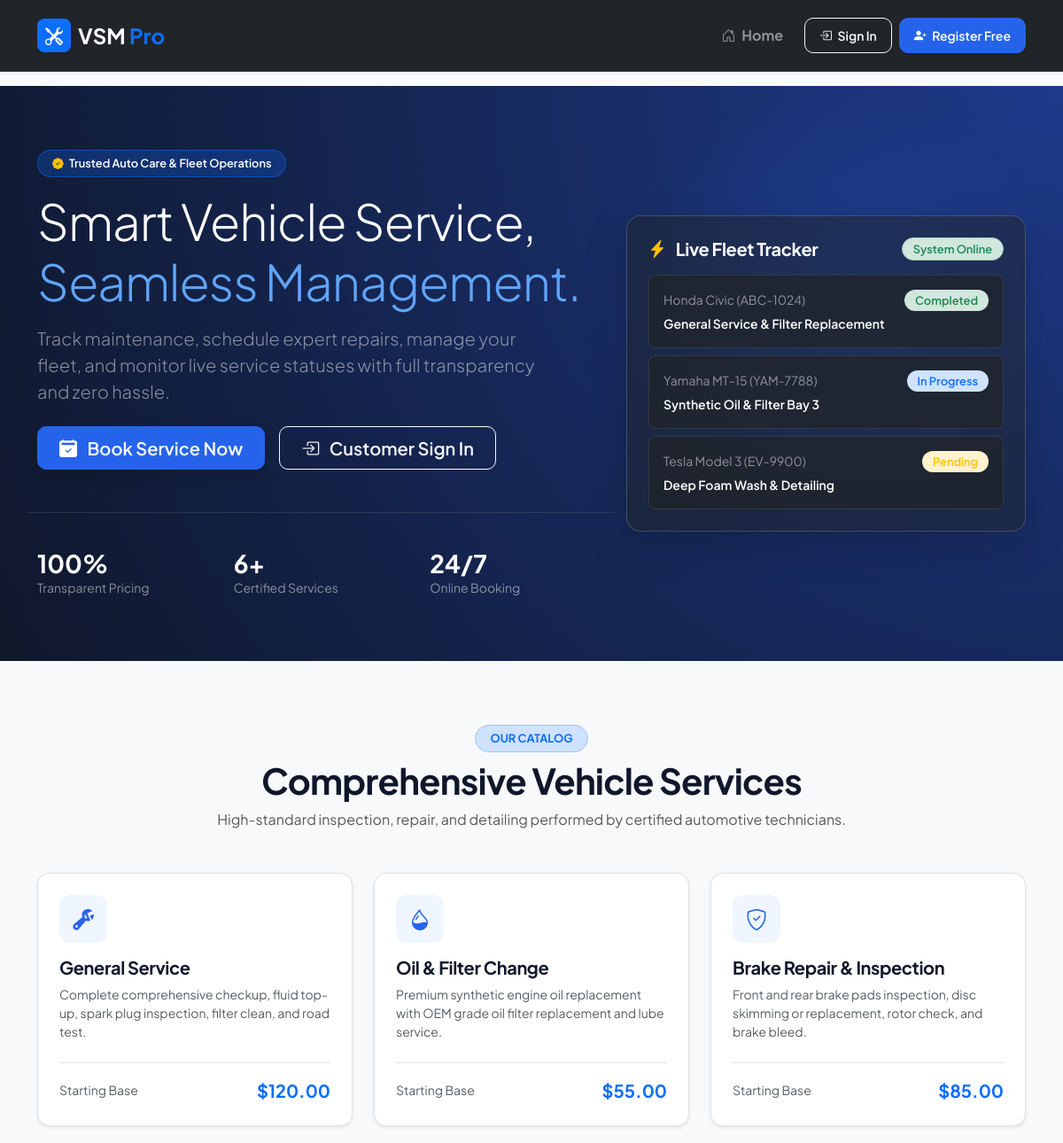
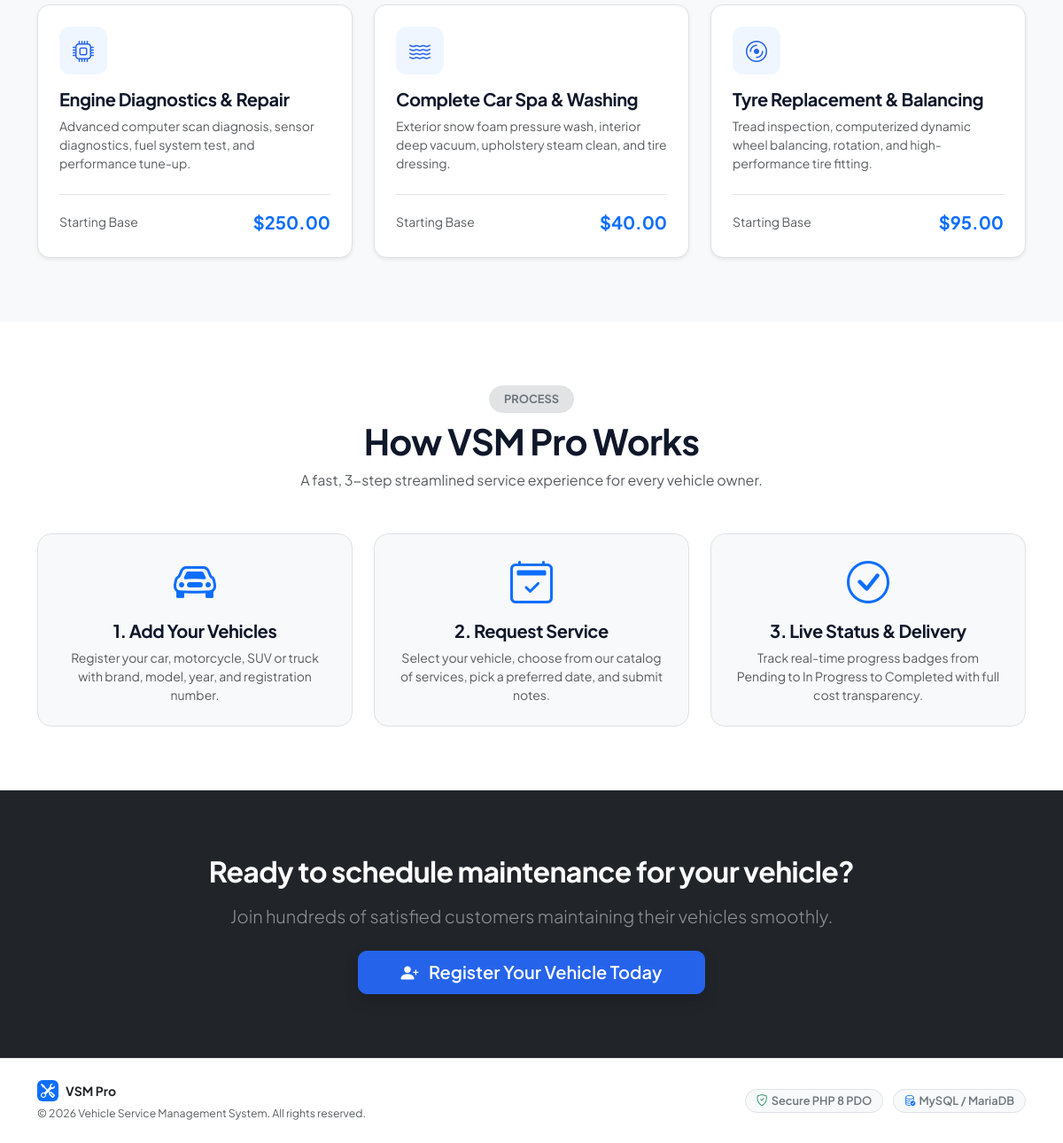
The page / on the database its author committed (2 pictures, top to bottom).
### tables this page shows
CREATE TABLE `services` (
  `id` INT AUTO_INCREMENT PRIMARY KEY,
  `service_name` VARCHAR(100) NOT NULL,
  `description` TEXT NOT NULL,
  `base_price` DECIMAL(10, 2) NOT NULL DEFAULT 0.00,
  `created_at` TIMESTAMP DEFAULT CURRENT_TIMESTAMP
);

### config/db.php (called while the page is built, shortened)
<?php
function url($path = '') {
    $path = ltrim($path, '/');
    return (BASE_URL === '' ? '' : BASE_URL) . '/' . $path;
}
function escape($data) {
    return htmlspecialchars((string)$data, ENT_QUOTES, 'UTF-8');
}
function isLoggedIn() {
    return isset($_SESSION['user_id']) && !empty($_SESSION['user_id']);
}
function formatCurrency($amount) {
    return '$' . number_format((float)$amount, 2);
}

### index.php (the view, shortened to what this page needs)
<?php
require_once __DIR__ . '/config/db.php';
$pdo = getDB();
$services = [];
try {
    $stmt = $pdo->query("SELECT * FROM services ORDER BY id ASC");
    $services = $stmt->fetchAll();
} catch (PDOException $e) {
    $services = [];
}
$activeNav = 'home';
$isDashboard = false;
require_once __DIR__ . '/includes/header.php';
?>
<section class="hero-section py-5">
  <div class="container py-4">
    <div class="row align-items-center gy-4">
      <div class="col-lg-7">
        <span class="badge bg-primary bg-opacity-25 text-white border border-primary border-opacity-50 px-3 py-2 mb-3">
          <i class="bi bi-patch-check-fill text-warning me-1"></i> Trusted Auto Care & Fleet Operations
        </span>
        <h1 class="display-4 fw-extrabold text-white mb-3">
          Smart Vehicle Service, <br>
          <span class="text-primary-light" style="color: #60a5fa;">Seamless Management.</span>
        </h1>
        <p class="lead text-white-50 mb-4" style="max-width: 580px;">
          Track maintenance, schedule expert repairs, manage your fleet, and monitor live service statuses with full transparency and zero hassle.
        </p>
        <div class="d-flex flex-wrap gap-3 align-items-center">
          <?php if (isLoggedIn()): ?>
            <a href="<?= isAdmin() ? url('admin/dashboard.php') : url('customer/dashboard.php') ?>" class="btn btn-primary btn-lg px-4 shadow">
              <i class="bi bi-speedometer2 me-2"></i> Go to My Dashboard
            </a>
          <?php else: ?>
            <a href="<?= url('auth/register.php') ?>" class="btn btn-primary btn-lg px-4 shadow">
              <i class="bi bi-calendar2-check-fill me-2"></i> Book Service Now
            </a>
            <a href="<?= url('auth/login.php') ?>" class="btn btn-outline-light btn-lg px-4">
              <i class="bi bi-box-arrow-in-right me-2"></i> Customer Sign In
            </a>
          <?php endif; ?>
        </div>
        <div class="row mt-5 pt-3 border-top border-secondary border-opacity-25 text-white-50 g-4">
          <div class="col-4">
            <div class="h3 fw-bold text-white mb-0">100%</div>
            <div class="small">Transparent Pricing</div>
          </div>
          <div class="col-4">
            <div class="h3 fw-bold text-white mb-0">6+</div>
            <div class="small">Certified Services</div>
          </div>
          <div class="col-4">
            <div class="h3 fw-bold text-white mb-0">24/7</div>
            <div class="small">Online Booking</div>
          </div>
        </div>
      </div>
      <div class="col-lg-5 text-center">
        <div class="card bg-dark bg-opacity-50 border border-secondary border-opacity-50 rounded-4 p-4 shadow-lg text-start backdrop-blur">
          <div class="d-flex align-items-center justify-content-between mb-3">
            <h5 class="text-white fw-bold mb-0"><i class="bi bi-lightning-charge-fill text-warning me-2"></i> Live Fleet Tracker</h5>
            <span class="badge bg-success-subtle text-success border border-success-subtle">System Online</span>
          </div>
          <div class="p-3 bg-dark bg-opacity-75 rounded-3 mb-2 border border-secondary border-opacity-25">
            <div class="d-flex justify-content-between align-items-center small text-white-50 mb-1">
              <span>Honda Civic (ABC-1024)</span>
              <span class="badge bg-success-subtle text-success">Completed</span>
            </div>
            <div class="text-white fw-semibold small">General Service & Filter Replacement</div>
          </div>
          <div class="p-3 bg-dark bg-opacity-75 rounded-3 mb-2 border border-secondary border-opacity-25">
            <div class="d-flex justify-content-between align-items-center small text-white-50 mb-1">
              <span>Yamaha MT-15 (YAM-7788)</span>
              <span class="badge bg-primary-subtle text-primary">In Progress</span>
            </div>
            <div class="text-white fw-semibold small">Synthetic Oil & Filter Bay 3</div>
          </div>
          <div class="p-3 bg-dark bg-opacity-75 rounded-3 border border-secondary border-opacity-25">
            <div class="d-flex justify-content-between align-items-center small text-white-50 mb-1">
              <span>Tesla Model 3 (EV-9900)</span>
              <span class="badge bg-warning-subtle text-warning">Pending</span>
            </div>
            <div class="text-white fw-semibold small">Deep Foam Wash & Detailing</div>
          </div>
        </div>
      </div>
    </div>
  </div>
</section>
<section class="py-5 bg-light" id="services">
  <div class="container py-4">
    <div class="text-center max-w-600 mx-auto mb-5">
      <span class="badge bg-primary-subtle text-primary border border-primary-subtle px-3 py-2 text-uppercase fw-bold">Our Catalog</span>
      <h2 class="display-6 fw-bold mt-2">Comprehensive Vehicle Services</h2>
      <p class="text-muted">High-standard inspection, repair, and detailing performed by certified automotive technicians.</p>
    </div>
    <div class="row g-4">
      <?php
      $icons = [
        'General Service' => 'bi-wrench-adjustable',
        'Oil & Filter Change' => 'bi-droplet-half',
        'Brake Repair & Inspection' => 'bi-shield-check',
        'Engine Diagnostics & Repair' => 'bi-cpu',
        'Complete Car Spa & Washing' => 'bi-water',
        'Tyre Replacement & Balancing' => 'bi-disc'
      ];
      foreach ($services as $srv):
        $iconClass = $icons[$srv['service_name']] ?? 'bi-gear-fill';
      ?>
        <div class="col-md-6 col-lg-4">
          <div class="card service-card p-4 h-100 shadow-sm border">
            <div class="service-icon-box">
              <i class="bi <?= $iconClass ?>"></i>
            </div>
            <h5 class="fw-bold mb-2"><?= escape($srv['service_name']) ?></h5>
            <p class="text-muted small flex-grow-1"><?= escape($srv['description']) ?></p>
            <div class="d-flex align-items-center justify-content-between pt-3 border-top mt-2">
              <span class="text-muted small">Starting Base</span>
              <span class="fs-5 fw-bold text-primary"><?= formatCurrency($srv['base_price']) ?></span>
            </div>
          </div>
        </div>
      <?php endforeach; ?>
    </div>
  </div>
</section>
<section class="py-5 bg-white">
  <div class="container py-4">
    <div class="text-center mb-5">
      <span class="badge bg-secondary-subtle text-secondary border px-3 py-2 text-uppercase fw-bold">Process</span>
      <h2 class="display-6 fw-bold mt-2">How VSM Pro Works</h2>
      <p class="text-muted">A fast, 3-step streamlined service experience for every vehicle owner.</p>
    </div>
    <div class="row g-4 text-center">
      <div class="col-md-4">
        <div class="p-4 rounded-4 border bg-light h-100">
          <div class="display-5 text-primary mb-3"><i class="bi bi-car-front"></i></div>
          <h5 class="fw-bold">1. Add Your Vehicles</h5>
          <p class="text-muted small mb-0">Register your car, motorcycle, SUV or truck with brand, model, year, and registration number.</p>
        </div>
      </div>
      <div class="col-md-4">
        <div class="p-4 rounded-4 border bg-light h-100">
          <div class="display-5 text-primary mb-3"><i class="bi bi-calendar2-check"></i></div>
          <h5 class="fw-bold">2. Request Service</h5>
          <p class="text-muted small mb-0">Select your vehicle, choose from our catalog of services, pick a preferred date, and submit notes.</p>
        </div>
      </div>
      <div class="col-md-4">
        <div class="p-4 rounded-4 border bg-light h-100">
          <div class="display-5 text-primary mb-3"><i class="bi bi-check-circle"></i></div>
          <h5 class="fw-bold">3. Live Status & Delivery</h5>
          <p class="text-muted small mb-0">Track real-time progress badges from Pending to In Progress to Completed with full cost transparency.</p>
        </div>
      </div>
    </div>
  </div>
</section>
<section class="py-5 bg-dark text-white text-center">
  <div class="container py-4">
    <h2 class="fw-bold text-white mb-3">Ready to schedule maintenance for your vehicle?</h2>
    <p class="text-white-50 lead mb-4">Join hundreds of satisfied customers maintaining their vehicles smoothly.</p>
    <a href="<?= url('auth/register.php') ?>" class="btn btn-primary btn-lg px-5 shadow">
      <i class="bi bi-person-plus-fill me-2"></i> Register Your Vehicle Today
    </a>
  </div>
</section>
<?php require_once __DIR__ . '/includes/footer.php'; ?>

### includes/header.php (shortened to what this page needs)
<?php
require_once __DIR__ . '/../config/db.php';
$isDashboard = $isDashboard ?? false;
$activeNav = $activeNav ?? '';
?>
<!DOCTYPE html>
<html lang="en">
<head>
  <link href="https://cdn.jsdelivr.net/npm/bootstrap@5.3.3/dist/css/bootstrap.min.css" rel="stylesheet">
  <link rel="stylesheet" href="https://cdn.jsdelivr.net/npm/bootstrap-icons@1.11.3/font/bootstrap-icons.min.css">
  <link rel="stylesheet" href="<?= url('assets/css/style.css') ?>">
</head>
<body>
<?php if (!$isDashboard): ?>
  <nav class="navbar navbar-expand-lg navbar-dark bg-dark py-3 border-bottom border-secondary border-opacity-25 sticky-top shadow-sm">
    <div class="container">
      <a class="navbar-brand d-flex align-items-center gap-2 fw-bold fs-4 text-white" href="<?= url('index.php') ?>">
        <span class="p-2 rounded-3 bg-primary text-white d-inline-flex align-items-center justify-content-center shadow-sm" style="width: 38px; height: 38px;">
          <i class="bi bi-tools fs-5"></i>
        </span>
        <span>VSM <span class="text-primary-light text-primary">Pro</span></span>
      </a>
      <div class="collapse navbar-collapse" id="navbarPublic">
        <ul class="navbar-nav ms-auto align-items-lg-center gap-2 pt-3 pt-lg-0">
          <li class="nav-item">
            <a class="nav-link text-white-50 <?= $activeNav === 'home' ? 'text-white fw-bold active' : '' ?>" href="<?= url('index.php') ?>">
              <i class="bi bi-house-door me-1"></i> Home
            </a>
          </li>
          <?php if (isLoggedIn()): ?>
            <li class="nav-item">
              <a class="nav-link text-white-50" href="<?= isAdmin() ? url('admin/dashboard.php') : url('customer/dashboard.php') ?>">
                <i class="bi bi-speedometer2 me-1"></i> <?= isAdmin() ? 'Admin Portal' : 'My Dashboard' ?>
              </a>
            </li>
            <li class="nav-item ms-lg-2">
              <a href="<?= url('auth/logout.php') ?>" class="btn btn-outline-light btn-sm px-3">
                <i class="bi bi-box-arrow-right me-1"></i> Sign Out
              </a>
            </li>
          <?php else: ?>
            <li class="nav-item ms-lg-2">
              <a class="btn btn-outline-light btn-sm px-3" href="<?= url('auth/login.php') ?>">
                <i class="bi bi-box-arrow-in-right me-1"></i> Sign In
              </a>
            </li>
            <li class="nav-item">
              <a class="btn btn-primary btn-sm px-3 shadow-sm" href="<?= url('auth/register.php') ?>">
                <i class="bi bi-person-plus-fill me-1"></i> Register Free
              </a>
            </li>
          <?php endif; ?>
        </ul>
      </div>
    </div>
  </nav>
<?php endif; ?>

### includes/footer.php (shortened to what this page needs)
<?php
$isDashboard = $isDashboard ?? false;
?>
<?php if ($isDashboard): ?>
    </main>
  </div>
<?php else: ?>
  <footer class="mt-auto bg-white py-4 border-top">
    <div class="container">
      <div class="row align-items-center gy-3">
        <div class="col-md-6 text-center text-md-start">
          <div class="d-flex align-items-center justify-content-center justify-content-md-start gap-2 mb-1">
            <span class="p-1 rounded bg-primary text-white d-inline-flex align-items-center justify-content-center" style="width: 24px; height: 24px;">
              <i class="bi bi-tools fs-6"></i>
            </span>
            <span class="fw-bold text-dark">VSM Pro</span>
          </div>
          <p class="text-muted small mb-0">&copy; <?= date('Y') ?> Vehicle Service Management System. All rights reserved.</p>
        </div>
        <div class="col-md-6 text-center text-md-end">
          <span class="badge bg-light text-secondary border me-2"><i class="bi bi-shield-check text-success me-1"></i>Secure PHP 8 PDO</span>
          <span class="badge bg-light text-secondary border"><i class="bi bi-database-check text-primary me-1"></i>MySQL / MariaDB</span>
        </div>
      </div>
    </div>
  </footer>
<?php endif; ?>
</body>
</html>

### assets/css/style.css (style rules this page uses)
:root { --vsm-primary: #2563eb; --vsm-primary-dark: #1d4ed8; --vsm-primary-light: #60a5fa; --vsm-primary-subtle: #eff6ff; --vsm-secondary: #475569; --vsm-dark: #0f172a; --vsm-dark-card: #1e293b; --vsm-sidebar-bg: #0f172a; --vsm-sidebar-text: #94a3b8; --vsm-sidebar-hover: #1e293b; --vsm-sidebar-active: #2563eb; --vsm-bg: #f8fafc; --vsm-card-border: #e2e8f0; --vsm-card-shadow: 0 4px 6px -1px rgba(0, 0, 0, 0.05), 0 2px 4px -2px rgba(0, 0, 0, 0.05); --vsm-card-shadow-hover: 0 10px 15px -3px rgba(0, 0, 0, 0.08), 0 4px 6px -4px rgba(0, 0, 0, 0.05); }
body { font-family: 'Plus Jakarta Sans', -apple-system, BlinkMacSystemFont, "Segoe UI", Roboto, sans-serif; background-color: var(--vsm-bg); color: #334155; min-height: 100vh; display: flex; flex-direction: column; }
h1, h2, h3, h4, h5, h6 { font-weight: 700; color: #0f172a; letter-spacing: -0.02em; }
.btn { font-weight: 600; border-radius: 10px; padding: 0.55rem 1.15rem; transition: all 0.2s ease-in-out; }
.btn-primary { background-color: var(--vsm-primary); border-color: var(--vsm-primary); }
.card { border: 1px solid var(--vsm-card-border); border-radius: 14px; box-shadow: var(--vsm-card-shadow); transition: box-shadow 0.2s ease, transform 0.2s ease; background-color: #ffffff; }
.hero-section { background: radial-gradient(circle at top right, #1e3a8a 0%, #0f172a 100%); color: #ffffff; padding: 5rem 0 4rem; position: relative; overflow: hidden; }
.hero-section::before { content: ''; position: absolute; top: 0; right: 0; width: 500px; height: 500px; background: radial-gradient(circle, rgba(37, 99, 235, 0.25) 0%, transparent 70%); pointer-events: none; }
.service-card { border: 1px solid var(--vsm-card-border); border-radius: 14px; transition: all 0.25s ease; background: #ffffff; height: 100%; }
.service-icon-box { width: 54px; height: 54px; border-radius: 12px; display: flex; align-items: center; justify-content: center; font-size: 1.5rem; background-color: var(--vsm-primary-subtle); color: var(--vsm-primary); margin-bottom: 1rem; }
.badge { font-weight: 600; border-radius: 30px; padding: 0.35rem 0.75rem; font-size: 0.8rem; }
footer { margin-top: auto; background-color: #ffffff; border-top: 1px solid var(--vsm-card-border); padding: 1.25rem 0; font-size: 0.875rem; color: #64748b; }

### rows shown on the page
services: service_name "General Service", description "Complete comprehensive checkup, fluid top-up, spark plug inspection, filter clean, and road test.", base_price "$120.00"
services: service_name "Oil & Filter Change", description "Premium synthetic engine oil replacement with OEM grade oil filter replacement and lube service.", base_price "$55.00"
services: service_name "Brake Repair & Inspection", description "Front and rear brake pads inspection, disc skimming or replacement, rotor check, and brake bleed.", base_price "$85.00"
services: service_name "Engine Diagnostics & Repair", description "Advanced computer scan diagnosis, sensor diagnostics, fuel system test, and performance tune-up.", base_price "$250.00"
services: service_name "Complete Car Spa & Washing", description "Exterior snow foam pressure wash, interior deep vacuum, upholstery steam clean, and tire dressing.", base_price "$40.00"
services: service_name "Tyre Replacement & Balancing", description "Tread inspection, computerized dynamic wheel balancing, rotation, and high-performance tire fitting.", base_price "$95.00"
